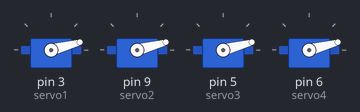
A sketch run on a simulated Arduino Uno, built with avr-gcc and run on an emulated ATmega328P. On the bench: 4 × servo.

Above: at 0.1 s.
At 1.0 s:
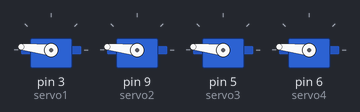
At 1.6 s:
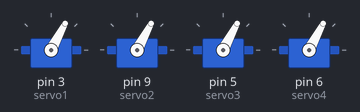
At 2.0 s:
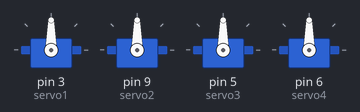
Timing chart, 0 to 3.5 s (numbered marks = the images above):
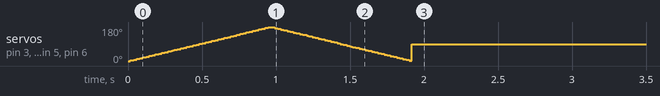

The sketch:

ServoMotors.ino.ino
```cpp
// C++ code
//
#include <Servo.h>

Servo servo1;
Servo servo2;
Servo servo3;
Servo servo4;

int pos;

void setup() {
  servo1.attach(3);
  servo2.attach(9);
  servo3.attach(5);
  servo4.attach(6);


  for (pos = 0; pos <= 180; pos++) {
    servo1.write(pos);
    servo2.write(pos);
    servo3.write(pos);
    servo4.write(pos);
    delay(5);
  }

  for (pos = 180; pos >= 0; pos--) {
    servo1.write(pos);
    servo2.write(pos);
    servo3.write(pos);
    servo4.write(pos);
    delay(5);
  }

  servo1.write(90);
  servo2.write(90);
  servo3.write(90);
  servo4.write(90);
}

void loop() {
}
```
